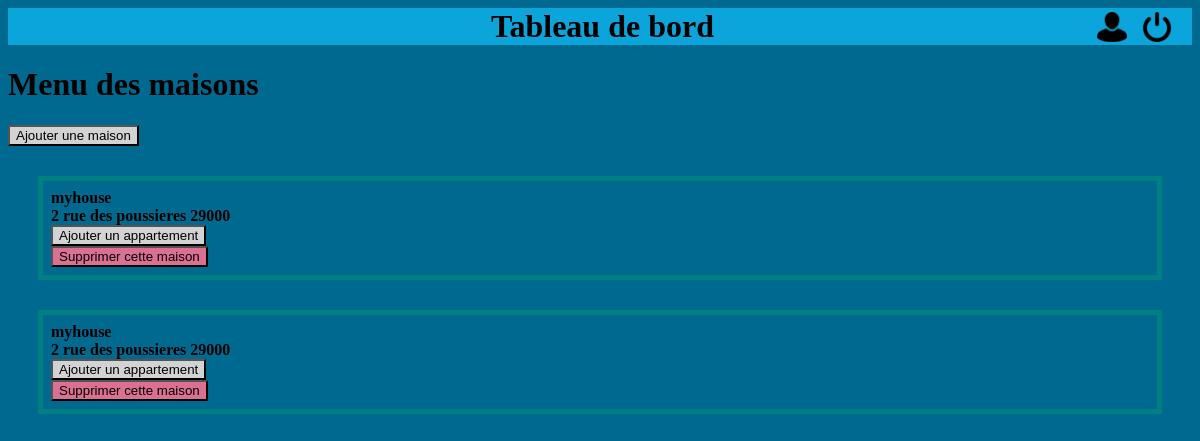
The page / (signed in) on the database as committed earlier.
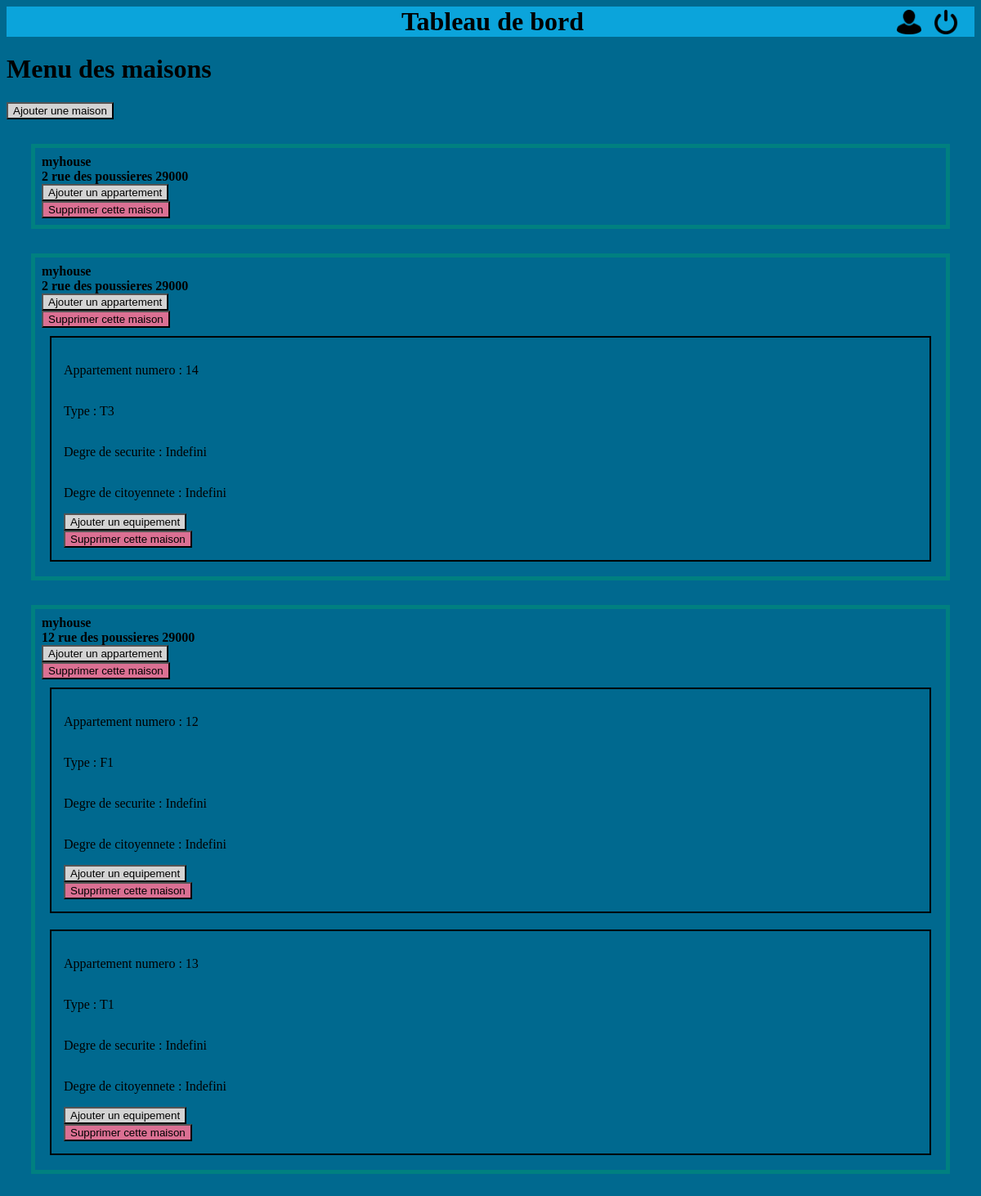
The same page on the database as committed later.
### tables this page shows
CREATE TABLE `Posseder` (
  `id_utilisateur` int(11) NOT NULL,
  `id_maison` int(11) NOT NULL,
  `date_fin` date DEFAULT NULL,
  `date_debut` date DEFAULT NULL
);

CREATE TABLE `Maison` (
  `id_maison` int(11) NOT NULL,
  `nom_maison` varchar(50) DEFAULT NULL,
  `evaluation` varchar(50) DEFAULT NULL,
  `rue` varchar(50) DEFAULT NULL,
  `numero_maison` int(11) DEFAULT NULL,
  `code_postal` varchar(50) NOT NULL,
  `id_deg_cit` int(11) NOT NULL,
  `id_deg_iso` int(11) NOT NULL
);

CREATE TABLE `Appartement` (
  `id_appartement` int(11) NOT NULL,
  `numero_appart` int(11) DEFAULT NULL,
  `id_deg_cit` int(11) NOT NULL,
  `id_type_appart` int(11) NOT NULL,
  `id_secu` int(11) NOT NULL,
  `id_maison` int(11) NOT NULL
);

CREATE TABLE `Type_appartement` (
  `id_type_appart` int(11) NOT NULL,
  `libelle` varchar(50) DEFAULT NULL
);

CREATE TABLE `Degre_securite` (
  `id_secu` int(11) NOT NULL,
  `libelle` varchar(50) DEFAULT NULL
);

CREATE TABLE `Degre_citoyennete` (
  `id_deg_cit` int(11) NOT NULL,
  `libelle` varchar(50) DEFAULT NULL
);

### controleur/principal.php (called while the page is built, shortened)
<?php
if (!isset($_GET['fonction']) || empty($_GET['fonction'])) {
    $function = "accueil";
} else {
    $function = $_GET['fonction'];
}
switch ($function) {
    case 'accueil':
        if(!(isset($_SESSION['id_connect']))){
            $vue = "connexion";
            $title = "Connexion";
            if(isset($_POST['mail']) && isset($_POST['mdp'])){
                $idUser = connexion($_POST['mail'],$_POST['mdp']);
                if($idUser!=0){
                    $_SESSION['id_connect']=$idUser;
                    $vue = "tableau_de_bord";
                    $title = "Tableau";
                }
            }
        }else{
            $vue = "tableau_de_bord";
        }
        break;
}
include ('vue/header.php');
include ('vue/' . $vue . '.php');
include ('vue/footer.php');

### index.php (called while the page is built, shortened)
<?php
if(isset($_GET['cible']) && !empty($_GET['cible'])) {
    $url = $_GET['cible'];
} else {
    $url = 'principal';
}
include('controleur/' . $url . '.php');

### modele/tbdDonnees.php (called while the page is built, shortened)
<?php
function listeMaisonsProprio(){
    $idConnect = $_SESSION['id_connect'];
    $result = mysqli_query($_SESSION['bdd'],"Select * from Posseder inner join Maison on Posseder.id_maison = Maison.id_maison where id_utilisateur = $idConnect");
    return $result;
}
function listeAppartsMaison($idMaison){
    $result = mysqli_query($_SESSION['bdd'],"Select id_appartement,numero_appart,Degre_citoyennete.libelle as citoyLib,Type_appartement.libelle as typeApLib,Degre_securite.libelle as secuLib from Appartement inner join Degre_citoyennete on Appartement.id_deg_cit = Degre_citoyennete.id_deg_cit inner join Type_appartement on Appartement.id_type_appart = Type_appartement.id_type_appart inner join Degre_securite on Appartement.id_deg_cit = Degre_securite.id_secu where id_maison = $idMaison");
    return $result;
}

### vue/tableau_de_bord.php (the view, shortened to what this page needs)
<?php
include("modele/tbdDonnees.php");
$maisons = listeMaisonsProprio();
echo <<<END
<head>
		<style>
			#header{
				height:10%;
				background-color:#0BA4DB;
				text-align:center;
			}
			#titre{
				margin-left:100px;
				text-align:center;
				display: inline;
			}
			#deco{
				float:right;
				margin-right:10px;
				margin-top:2px;
			}
			img{
				width:30px;
				height:30px;
			}
			#profil{
				margin-right:15px;
				margin-top:4px;
				float:right;
			}
		</style>
</head>
<body bgcolor="#00698F">
	<div id="header">
		<h1 id="titre">Tableau de bord</h1>
		<a id="deco" href="index.php?cible=principal&fonction=deconnexion"><img id="deco" src="deco.png" title="Se déconnecter"></a>
		<a href=""><img id="profil" src="profil.png" title="Profil"></a>
    </div>
    <body bgcolor="grey">
    <h1>Menu des maisons</h1>
    <a href="index.php?cible=maison&fonction=formulaire"> <input type="button" style="background-color:lightgray" value="Ajouter une maison" /> </a>
END;
while($maison = $maisons->fetch_assoc()){
    $nomMaison = $maison['nom_maison'];
    $numMaison = $maison['numero_maison'];
    $rueMaison = $maison['rue'];
    $cpMaison = $maison['code_postal'];
    $idMaison = $maison['id_maison'];
    $appartements = listeAppartsMaison($idMaison);
    echo <<<END
    <maison>
        <b>$nomMaison</b>
        <b>$numMaison $rueMaison $cpMaison</b>
        <form action="eco_home_ajout_appart.html">
            <input type="submit" style="background-color:lightgray" value="Ajouter un appartement" />
        </form>
        <form action="">
            <input type="submit" style="background-color:palevioletred; border-color:black" value="Supprimer cette maison" />
        </form>
END;
        while($appart = $appartements->fetch_assoc()){
            $numAppart = $appart['numero_appart'];
            $degCitoyennete = $appart['citoyLib'];
            $typeAppart = $appart['typeApLib'];
            $degSecu = $appart['secuLib'];
            echo <<<END
            <ap>
                <p>Appartement numero : $numAppart</p>
                <p>Type : $typeAppart</p>
                <p>Degre de securite : $degSecu</p>
                <p>Degre de citoyennete : $degCitoyennete</p>
                <form action="eco_home_ajout_equipement.html">
                    <input type="submit" style="background-color:lightgray" value="Ajouter un equipement" />
                </form>
                <form action="">
                    <input type="submit" style="background-color:palevioletred; border-color:black" value="Supprimer cette maison" />
                </form>
END;
        echo <<<END
            </ap>
END;
        }
        echo <<<END
    </maison>
END;
}
echo <<<END
    <style>
        maison {
            border: 5px solid teal;
            padding: .5em;
            margin: 30px;
        }
        btnsupprma {
            background-color: palevioletred;
            border-color: black
        }
        ap {
            border: 2px solid black;
            padding: 15px;
            margin: 10px;
        }
        eq {
            border: 2px solid black;
            padding: .5em;
            margin-left: 10px;
            margin-right: 50px;
            margin-top: 10px;
            margin-bottom: 5px;
        }
        ap {
            display: flex;
            flex-direction: column;
            list-style: none;
        }
        maison {
            display: flex;
            flex-direction: column;
            list-style: none;
        }
    </style>
</body>
END;

### vue/header.php (shortened to what this page needs)
<?php
echo <<<END
<!DOCTYPE html>
<html lang="fr">
<head>
    <meta charset="utf-8" />
    <title>Eco-home</title>
</head>
END;

### vue/footer.php (shortened to what this page needs)
<?php
echo <<<END
</html>
END;

### vue/tableau_de_bord.php (style rules this page uses)
#header { height:10%; background-color:#0BA4DB; text-align:center; }
#titre { margin-left:100px; text-align:center; display: inline; }
#deco { float:right; margin-right:10px; margin-top:2px; }
img { width:30px; height:30px; }
#profil { margin-right:15px; margin-top:4px; float:right; }
maison { border: 5px solid teal; padding: .5em; margin: 30px; }
ap { border: 2px solid black; padding: 15px; margin: 10px; }
ap { display: flex; flex-direction: column; list-style: none; }
maison { display: flex; flex-direction: column; list-style: none; }

Rows that differ between the two databases and show on the page:
added appartement: numero_appart "14", id_type_appart.libelle "T3", id_secu.libelle "Indefini", id_deg_cit.libelle "Indefini", shown under posseder (number 2 of 3 on the later page)
added posseder: id_maison.nom_maison "myhouse", id_maison.numero_maison "12", id_maison.rue "rue des poussieres", id_maison.code_postal "29000"
added appartement: numero_appart "12", id_type_appart.libelle "F1", id_secu.libelle "Indefini", id_deg_cit.libelle "Indefini", shown under "myhouse"
added appartement: numero_appart "13", id_type_appart.libelle "T1", id_secu.libelle "Indefini", id_deg_cit.libelle "Indefini", shown under "myhouse"
